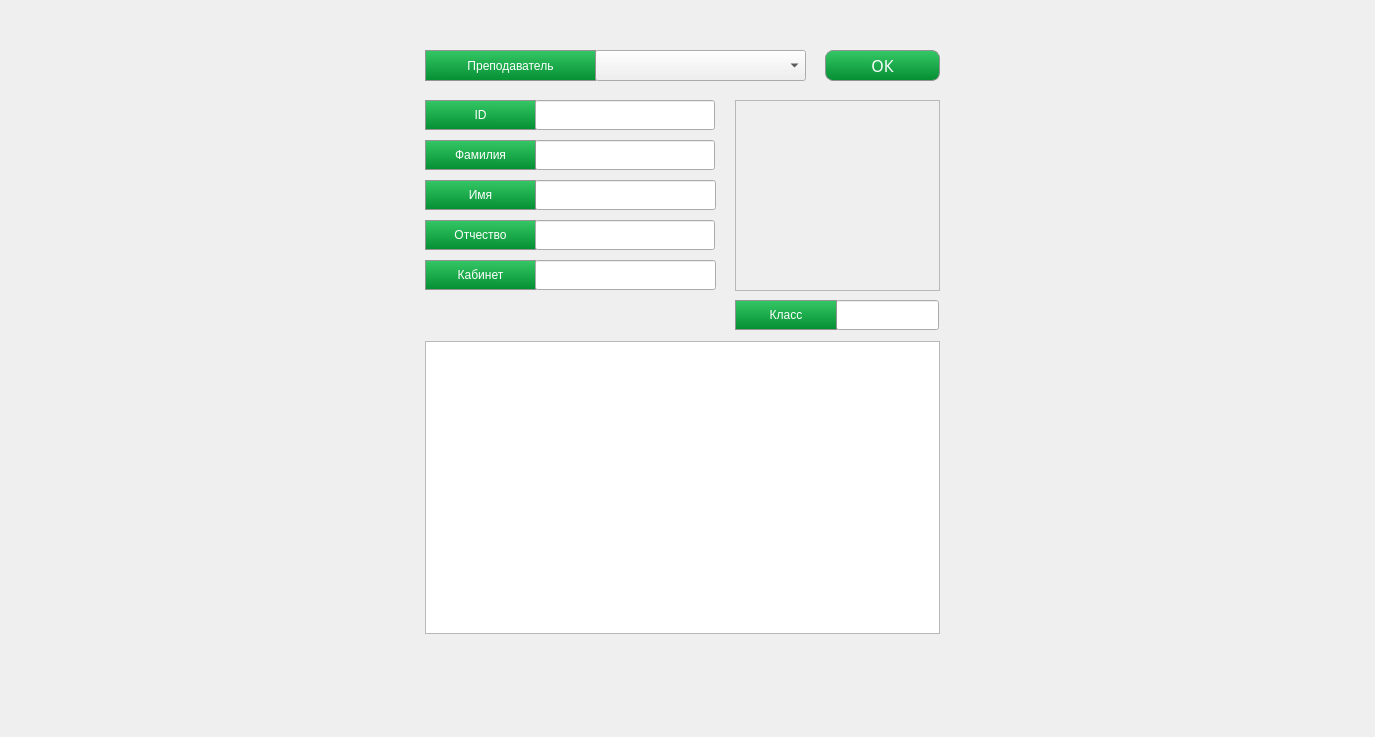
    <widget class="QWidget" name="tab_prep">
     <attribute name="icon">
      <iconset resource="res.qrc">
       <normaloff>:/icon/drawable/prep_black.png</normaloff>
       <normalon>:/icon/drawable/prep_white.png</normalon>:/icon/drawable/prep_black.png</iconset>
     </attribute>
     <attribute name="title">
      <string>Преподаватели</string>
     </attribute>
     <widget class="QLineEdit" name="etSurnameTeacher">
      <property name="geometry">
       <rect>
        <x>535</x>
        <y>140</y>
        <width>180</width>
        <height>30</height>
       </rect>
      </property>
      <property name="styleSheet">
       <string notr="true">	font: 75 12pt &quot;Segoe Print&quot;;
</string>
      </property>
      <property name="inputMask">
       <string/>
      </property>
      <property name="alignment">
       <set>Qt::AlignCenter</set>
      </property>
      <property name="dragEnabled">
       <bool>true</bool>
      </property>
      <property name="readOnly">
       <bool>true</bool>
      </property>
     </widget>
     <widget class="QPushButton" name="pb1_13">
      <property name="geometry">
       <rect>
        <x>425</x>
        <y>220</y>
        <width>111</width>
        <height>30</height>
       </rect>
      </property>
      <property name="styleSheet">
       <string notr="true">QPushButton{
	color: white;
	
	background-color: qlineargradient(spread:repeat, x1:0.511, y1:0, x2:0.506, y2:1, stop:0 rgba(53, 200, 102, 255), stop:1 rgba(4, 142, 50, 255));
	
    border-style: solid;
    border-color: rgb(147, 147, 147);
    border-width: 1px;
	font: 75 12pt &quot;Segoe Print&quot;;

}
</string>
      </property>
      <property name="text">
       <string>Отчество</string>
      </property>
     </widget>
     <widget class="QComboBox" name="comboBoxTeacher">
      <property name="geometry">
       <rect>
        <x>595</x>
        <y>50</y>
        <width>211</width>
        <height>31</height>
       </rect>
      </property>
      <property name="styleSheet">
       <string notr="true">QComboBox {
font: 75 12pt &quot;Segoe Print&quot;;
}
QComboBox QAbstractItemView {
     selection-background-color: qlineargradient(spread:repeat, x1:0.511, y1:0, x2:0.506, y2:1, stop:0 rgba(53, 200, 102, 255), stop:1 rgba(4, 142, 50, 255));
	
 }
</string>
      </property>
     </widget>
     <widget class="QLabel" name="teacherPhoto">
      <property name="geometry">
       <rect>
        <x>735</x>
        <y>100</y>
        <width>205</width>
        <height>191</height>
       </rect>
      </property>
      <property name="frameShape">
       <enum>QFrame::StyledPanel</enum>
      </property>
      <property name="text">
       <string/>
      </property>
      <property name="pixmap">
       <pixmap resource="res.qrc">:/img/drawable/ic_perm.png</pixmap>
      </property>
      <property name="alignment">
       <set>Qt::AlignCenter</set>
      </property>
     </widget>
     <widget class="QPushButton" name="pb1_14">
      <property name="geometry">
       <rect>
        <x>425</x>
        <y>100</y>
        <width>111</width>
        <height>30</height>
       </rect>
      </property>
      <property name="styleSheet">
       <string notr="true">QPushButton{
	color: white;
	
	background-color: qlineargradient(spread:repeat, x1:0.511, y1:0, x2:0.506, y2:1, stop:0 rgba(53, 200, 102, 255), stop:1 rgba(4, 142, 50, 255));
	
    border-style: solid;
    border-color: rgb(147, 147, 147);
    border-width: 1px;
	font: 75 12pt &quot;Segoe Print&quot;;

}
</string>
      </property>
      <property name="text">
       <string>ID</string>
      </property>
     </widget>
     <widget class="QPushButton" name="pb1_10">
      <property name="geometry">
       <rect>
        <x>425</x>
        <y>140</y>
        <width>111</width>
        <height>30</height>
       </rect>
      </property>
      <property name="styleSheet">
       <string notr="true">QPushButton{
	color: white;
	
	background-color: qlineargradient(spread:repeat, x1:0.511, y1:0, x2:0.506, y2:1, stop:0 rgba(53, 200, 102, 255), stop:1 rgba(4, 142, 50, 255));
	
    border-style: solid;
    border-color: rgb(147, 147, 147);
    border-width: 1px;
	font: 75 12pt &quot;Segoe Print&quot;;

}
</string>
      </property>
      <property name="text">
       <string>Фамилия</string>
      </property>
     </widget>
     <widget class="QPushButton" name="pb1_11">
      <property name="geometry">
       <rect>
        <x>425</x>
        <y>260</y>
        <width>111</width>
        <height>30</height>
       </rect>
      </property>
      <property name="styleSheet">
       <string notr="true">QPushButton{
	color: white;
	
	background-color: qlineargradient(spread:repeat, x1:0.511, y1:0, x2:0.506, y2:1, stop:0 rgba(53, 200, 102, 255), stop:1 rgba(4, 142, 50, 255));
	
    border-style: solid;
    border-color: rgb(147, 147, 147);
    border-width: 1px;
	font: 75 12pt &quot;Segoe Print&quot;;

}
</string>
      </property>
      <property name="text">
       <string>Кабинет</string>
      </property>
     </widget>
     <widget class="QLineEdit" name="etNameTeacher">
      <property name="geometry">
       <rect>
        <x>535</x>
        <y>180</y>
        <width>181</width>
        <height>30</height>
       </rect>
      </property>
      <property name="styleSheet">
       <string notr="true">	font: 75 12pt &quot;Segoe Print&quot;;
</string>
      </property>
      <property name="alignment">
       <set>Qt::AlignCenter</set>
      </property>
      <property name="readOnly">
       <bool>true</bool>
      </property>
     </widget>
     <widget class="QLineEdit" name="etClasTeacher">
      <property name="geometry">
       <rect>
        <x>836</x>
        <y>300</y>
        <width>103</width>
        <height>30</height>
       </rect>
      </property>
      <property name="styleSheet">
       <string notr="true">	font: 75 12pt &quot;Segoe Print&quot;;
</string>
      </property>
      <property name="alignment">
       <set>Qt::AlignCenter</set>
      </property>
      <property name="dragEnabled">
       <bool>true</bool>
      </property>
      <property name="readOnly">
       <bool>true</bool>
      </property>
     </widget>
     <widget class="QPushButton" name="pb1_15">
      <property name="geometry">
       <rect>
        <x>735</x>
        <y>300</y>
        <width>102</width>
        <height>30</height>
       </rect>
      </property>
      <property name="styleSheet">
       <string notr="true">QPushButton{
	color: white;
	
	background-color: qlineargradient(spread:repeat, x1:0.511, y1:0, x2:0.506, y2:1, stop:0 rgba(53, 200, 102, 255), stop:1 rgba(4, 142, 50, 255));
	
    border-style: solid;
    border-color: rgb(147, 147, 147);
    border-width: 1px;
	font: 75 12pt &quot;Segoe Print&quot;;

}
</string>
      </property>
      <property name="text">
       <string>Класс</string>
      </property>
     </widget>
     <widget class="QLineEdit" name="etCabinetTeacher">
      <property name="geometry">
       <rect>
        <x>535</x>
        <y>260</y>
        <width>181</width>
        <height>30</height>
       </rect>
      </property>
      <property name="styleSheet">
       <string notr="true">	font: 75 12pt &quot;Segoe Print&quot;;
</string>
      </property>
      <property name="alignment">
       <set>Qt::AlignCenter</set>
      </property>
      <property name="dragEnabled">
       <bool>true</bool>
      </property>
      <property name="readOnly">
       <bool>true</bool>
      </property>
     </widget>
     <widget class="QLineEdit" name="etPatronymicTeacher">
      <property name="geometry">
       <rect>
        <x>535</x>
        <y>220</y>
        <width>180</width>
        <height>30</height>
       </rect>
      </property>
      <property name="styleSheet">
       <string notr="true">	font: 75 12pt &quot;Segoe Print&quot;;
</string>
      </property>
      <property name="alignment">
       <set>Qt::AlignCenter</set>
      </property>
      <property name="dragEnabled">
       <bool>true</bool>
      </property>
      <property name="readOnly">
       <bool>true</bool>
      </property>
     </widget>
     <widget class="QTableWidget" name="tableTeacherSubject">
      <property name="geometry">
       <rect>
        <x>425</x>
        <y>340</y>
        <width>515</width>
        <height>295</height>
       </rect>
      </property>
      <property name="styleSheet">
       <string notr="true">QTableWidget {
selection-background-color: qlineargradient(spread:repeat, x1:0.511, y1:0, x2:0.506, y2:1, stop:0 rgba(53, 200, 102, 255), stop:1 rgba(4, 142, 50, 255));
selection-color: rgb(255, 255, 255);
font: 75 12pt &quot;Segoe Print&quot;;
margin-top: 1px;
margin-bottom: 1px;

}


QTableWidget QTableCornerButton::section {
    background:qlineargradient(spread:repeat, x1:0.511, y1:0, x2:0.506, y2:1, stop:0 rgba(53, 200, 102, 255), stop:1 rgba(4, 142, 50, 255));
}


QHeaderView::section 
{
color: rgb(255, 255, 255);
background-color: rgb(7, 163, 71);
font: 75 10pt &quot;Segoe Print&quot;;
}

QHeaderView::section::checked {
border-style:solid;
	color: rgb(255, 255, 255);
}


</string>
      </property>
      <property name="verticalScrollBarPolicy">
       <enum>Qt::ScrollBarAlwaysOff</enum>
      </property>
      <property name="horizontalScrollBarPolicy">
       <enum>Qt::ScrollBarAsNeeded</enum>
      </property>
      <property name="editTriggers">
       <set>QAbstractItemView::NoEditTriggers</set>
      </property>
      <property name="selectionMode">
       <enum>QAbstractItemView::SingleSelection</enum>
      </property>
      <property name="selectionBehavior">
       <enum>QAbstractItemView::SelectRows</enum>
      </property>
      <property name="showGrid">
       <bool>true</bool>
      </property>
      <property name="cornerButtonEnabled">
       <bool>false</bool>
      </property>
      <attribute name="horizontalHeaderDefaultSectionSize">
       <number>130</number>
      </attribute>
     </widget>
     <widget class="QPushButton" name="pb2_6">
      <property name="geometry">
       <rect>
        <x>425</x>
        <y>50</y>
        <width>171</width>
        <height>31</height>
       </rect>
      </property>
      <property name="styleSheet">
       <string notr="true">QPushButton{
	color: white;
	
	background-color: qlineargradient(spread:repeat, x1:0.511, y1:0, x2:0.506, y2:1, stop:0 rgba(53, 200, 102, 255), stop:1 rgba(4, 142, 50, 255));
	
    border-style: solid;
    border-color: rgb(147, 147, 147);
    border-width: 1px;
	font: 75 12pt &quot;Segoe Print&quot;;

}
</string>
      </property>
      <property name="text">
       <string>Преподаватель</string>
      </property>
     </widget>
     <widget class="QPushButton" name="btnTeacherOk">
      <property name="geometry">
       <rect>
        <x>825</x>
        <y>50</y>
        <width>115</width>
        <height>31</height>
       </rect>
      </property>
      <property name="font">
       <font>
        <family>Segoe Print</family>
        <pointsize>12</pointsize>
        <weight>9</weight>
        <italic>false</italic>
        <bold>false</bold>
       </font>
      </property>
      <property name="styleSheet">
       <string notr="true">QPushButton{
	color: white;
	
	background-color: qlineargradient(spread:repeat, x1:0.511, y1:0, x2:0.506, y2:1, stop:0 rgba(53, 200, 102, 255), stop:1 rgba(4, 142, 50, 255));
	
    border-radius:8px;
    border-style: solid;
    border-color: rgb(147, 147, 147);
    border-width: 1px;
	font: 75 12pt &quot;Segoe Print&quot;;

}
QPushButton:hover{
background-color: rgb(7, 193, 82);
}
QPushButton:pressed{
	background-color: qlineargradient(spread:repeat, x1:0.511, y1:0, x2:0.506, y2:1, stop:0 rgba(53, 200, 102, 255), stop:1 rgba(4, 142, 50, 255));
}
QPushButton:disabled{
	background-color: rgb(116, 163, 135);
	color: rgb(255, 255, 255);
}</string>
      </property>
      <property name="text">
       <string>ОК</string>
      </property>
     </widget>
     <widget class="QLineEdit" name="etIdTeacher">
      <property name="geometry">
       <rect>
        <x>535</x>
        <y>100</y>
        <width>180</width>
        <height>30</height>
       </rect>
      </property>
      <property name="styleSheet">
       <string notr="true">	font: 75 12pt &quot;Segoe Print&quot;;
</string>
      </property>
      <property name="text">
       <string/>
      </property>
      <property name="alignment">
       <set>Qt::AlignCenter</set>
      </property>
      <property name="dragEnabled">
       <bool>true</bool>
      </property>
      <property name="readOnly">
       <bool>true</bool>
      </property>
     </widget>
     <widget class="QPushButton" name="pb1_12">
      <property name="geometry">
       <rect>
        <x>425</x>
        <y>180</y>
        <width>111</width>
        <height>30</height>
       </rect>
      </property>
      <property name="styleSheet">
       <string notr="true">QPushButton{
	color: white;
	
	background-color: qlineargradient(spread:repeat, x1:0.511, y1:0, x2:0.506, y2:1, stop:0 rgba(53, 200, 102, 255), stop:1 rgba(4, 142, 50, 255));
	
    border-style: solid;
    border-color: rgb(147, 147, 147);
    border-width: 1px;
	font: 75 12pt &quot;Segoe Print&quot;;

}
</string>
      </property>
      <property name="text">
       <string>Имя</string>
      </property>
     </widget>
     <widget class="QLabel" name="label">
      <property name="geometry">
       <rect>
        <x>0</x>
        <y>0</y>
        <width>336</width>
        <height>728</height>
       </rect>
      </property>
      <property name="text">
       <string/>
      </property>
      <property name="pixmap">
       <pixmap>C:/Users/speva/Desktop/11.jpg</pixmap>
      </property>
     </widget>
     <widget class="QLabel" name="label_2">
      <property name="geometry">
       <rect>
        <x>1030</x>
        <y>0</y>
        <width>336</width>
        <height>728</height>
       </rect>
      </property>
      <property name="text">
       <string/>
      </property>
      <property name="pixmap">
       <pixmap>C:/Users/speva/Desktop/22.jpg</pixmap>
      </property>
     </widget>
    </widget>
